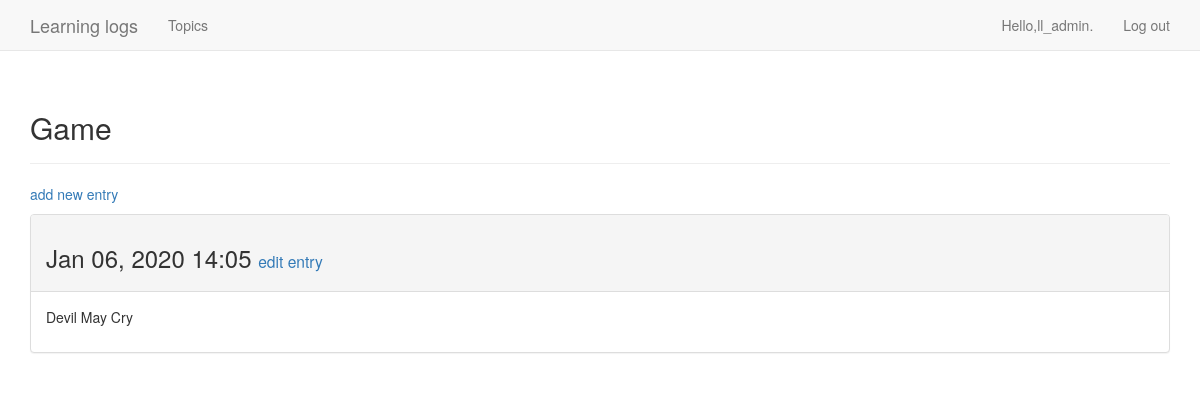
The page /topics/3/ (signed in) on the database its author committed.
### learning_logs/models.py (models this page shows, shortened)
class Topic(models.Model):
    text = models.CharField(max_length=200)
    date_added = models.DateTimeField(auto_now_add=True)
    owner = models.ForeignKey(User, on_delete=models.CASCADE)
    def __str__(self):
        return self.text

class Entry(models.Model):
    topic = models.ForeignKey(Topic, on_delete=models.CASCADE)
    text = models.TextField()
    date_added = models.DateTimeField(auto_now_add=True)
    class Meta:
        verbose_name_plural = 'entries'

### learning_logs/views.py (the view)
# urls.py: path('topics/<topic_id>/', views.topic, name='topic'),
@login_required
def topic(request, topic_id):
    topic = Topic.objects.get(id=topic_id)
    if topic.owner != request.user:
        raise Http404
    entries = topic.entry_set.order_by('-date_added')
    context = {'topic': topic, 'entries': entries}
    return render(request, 'learning_logs/topic.html', context)

### learning_logs/templates/learning_logs/topic.html
{% extends "learning_logs/base.html" %}
{% block header %}
    <h2>{{ topic }}</h2>
{% endblock header %}
{% block content %}
    <p><a href="{% url 'learning_logs:new_entry' topic.id %}">add new entry</a>
    </p>
    {% for entry in entries %}
        <div class="panel panel-default">
            <div class="panel-heading">
                <h3>
                    {{ entry.date_added|date:'M d, Y H:i' }}
                    <small>
                        <a href="{% url 'learning_logs:edit_entry' entry.id %}">
                            edit entry</a>
                    </small>
                </h3>
            </div>
            <div class="panel-body">
                {{ entry.text|linebreaks }}
            </div>
        </div>
    {% empty %}
        There are no entries for this topic yet.
    {% endfor %}
{% endblock content %}

### learning_logs/templates/learning_logs/base.html (shortened to what this page needs)
{% load bootstrap3 %}
<!DOCTYPE html>
<html lang="en">
<head>
    {% bootstrap_css %}
</head>
<body>
<nav class="navbar navbar-default navbar-static-top">
    <div class="container">
        <div class="navbar-header">
            {% if user.is_authenticated %}
                <a class="navbar-brand"
                   href="{% url 'learning_logs:welcome' %}">Learning
                    logs</a>
            {% else %}
                <a class="navbar-brand" href="{% url 'learning_logs:index' %}">Learning
                    logs</a>
            {% endif %}
        </div>
        <div class="collapse navbar-collapse" id="bs-example-navbar-collapse-1">
            <ul class="nav navbar-nav">
                <li><a href="{% url 'learning_logs:topics' %}">Topics</a></li>
            </ul>
            <ul class="nav navbar-nav navbar-right">
                {% if user.is_authenticated %}
                    <li><a>Hello,{{ user.username }}.</a></li>
                    <li><a href="{% url 'users:logout' %}">Log out</a></li>
                {% else %}
                    <li><a href="{% url 'users:register' %}">Register</a></li>
                    <li><a href="{% url 'users:login' %}">Log in</a></li>
                {% endif %}
            </ul>
        </div>
    </div>
</nav>
<div class="container">
    <div class="page-header">
        {% block header %}{% endblock header %}
    </div>
    <div>
        {% block content %}{% endblock content %}
    </div>
</div>
</body>
</html>

### rows shown on the page
Topic: text "Game"
Entry: date_added "Jan 06, 2020 14:05", text "Devil May Cry"

### other values the page prints
{{ user.username }} "ll_admin"
